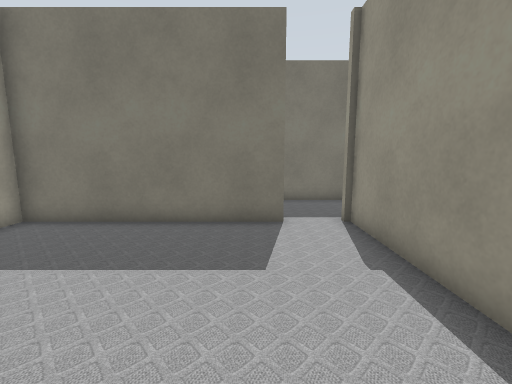
view 1 (above)

19 first-person views from a walk through a world built for the Gazebo simulator. The camera is 0.94 m above the floor, tilts 8° down and sees 90° across. The lines on the ground mark 1 m squares. The floor is counted in squares, 0.5 m on a side. Each view is taken from the middle of a square. On the plan, view 1 faces up. The plan holds only what a view shows up to about 15 squares ahead; the rest is blank. The place goes on beyond the plan. Some stock models are drawn as simple stand-ins.

view 2
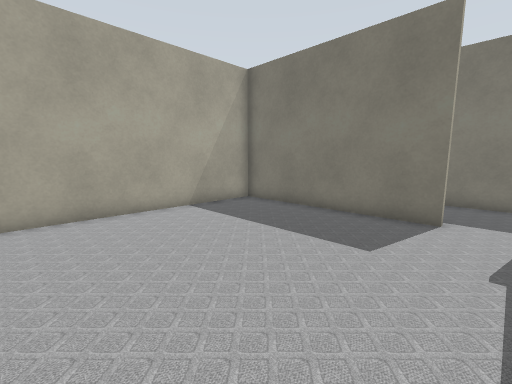

view 3
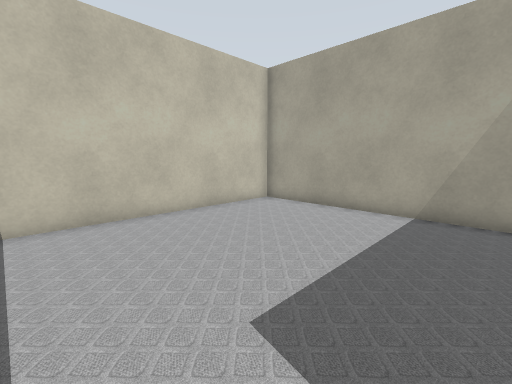

view 4
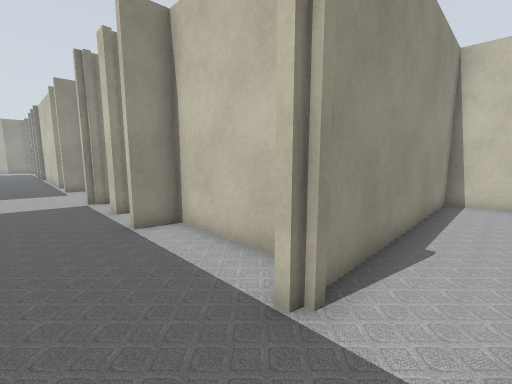

view 5
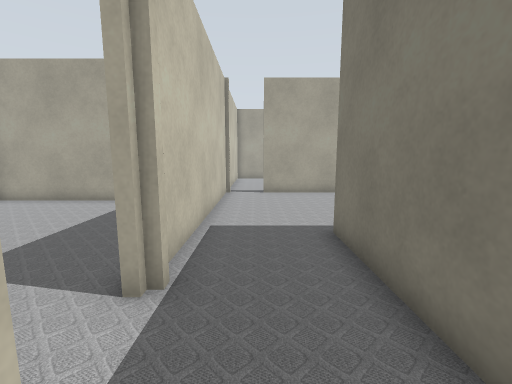

view 6
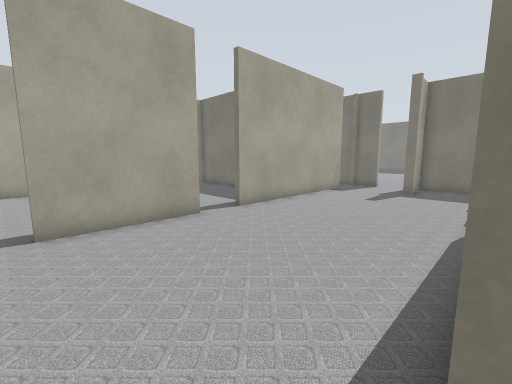

view 7
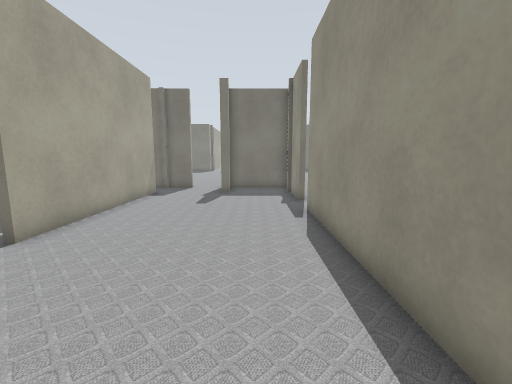

view 8
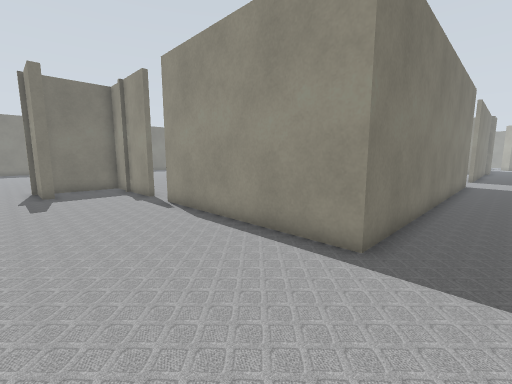

view 9
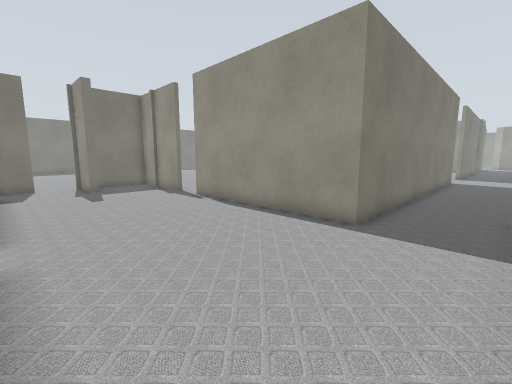

view 10
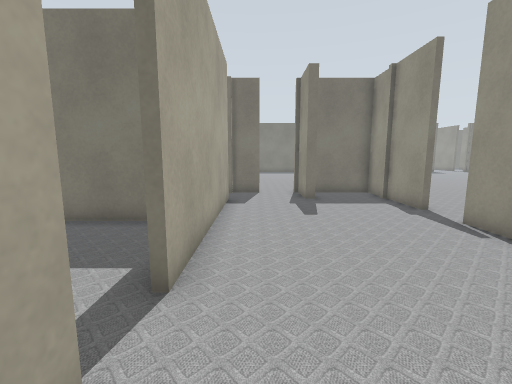

view 11
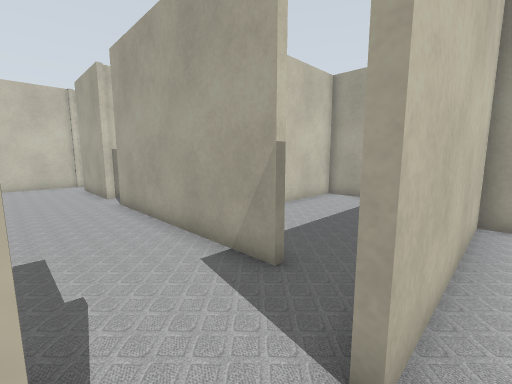

view 12
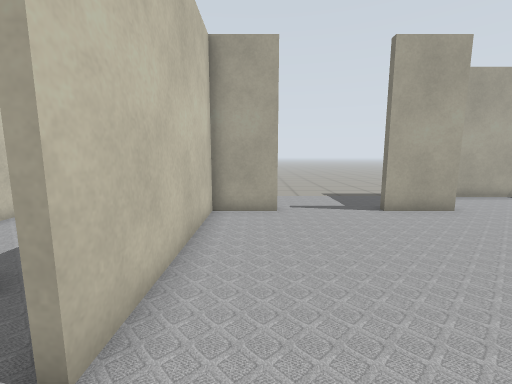

view 13
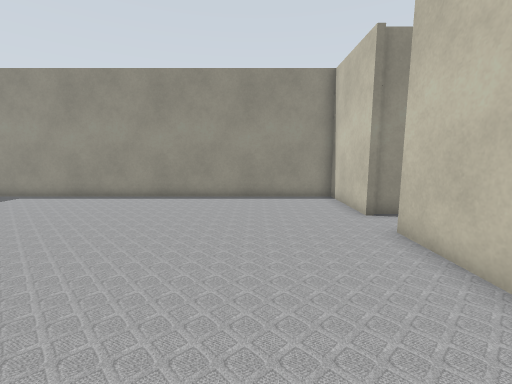

view 14
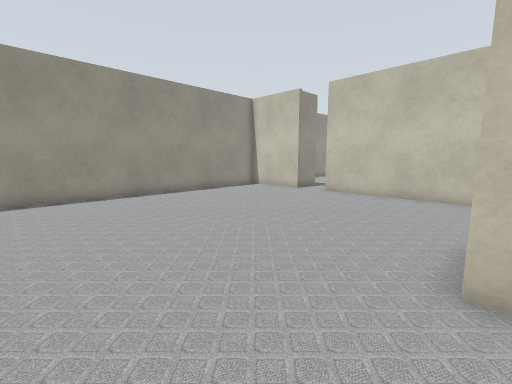

view 15
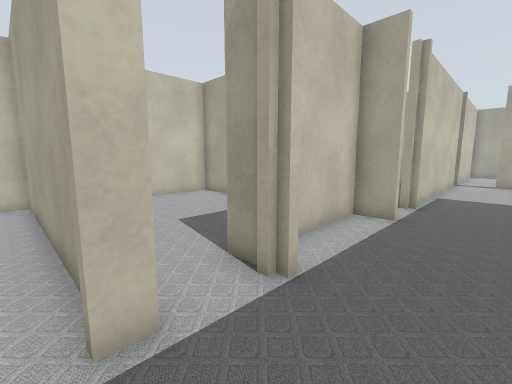

view 16
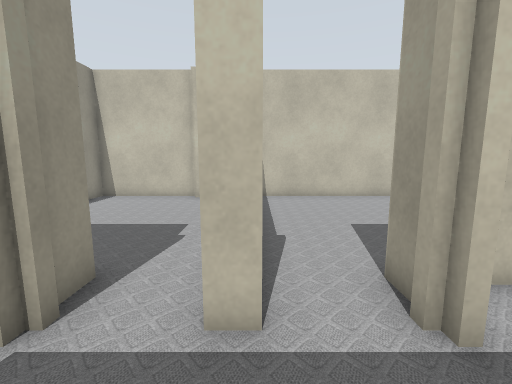

view 17
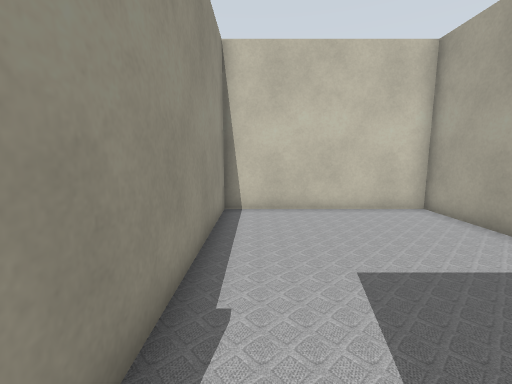

view 18
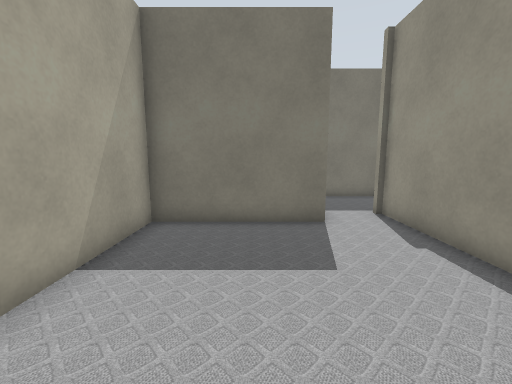

view 19
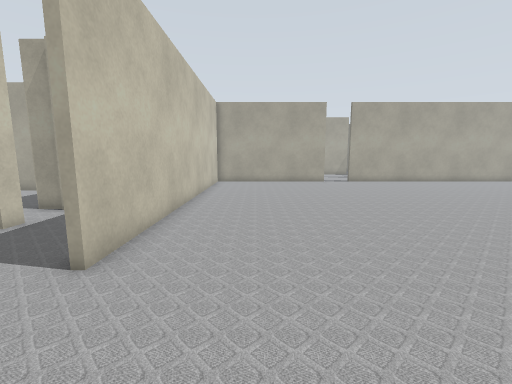

### Floor plan
Ten units are one square. View 1 is at (0, 0); x grows to the right and y downward. Boxes are objects, and circles mark ways between rooms. Rooms are numbered by the first view taken in them; rooms with no view inside come last. Other rooms are left out.
<svg viewBox="-157 -390 335 416">
<path fill="none" stroke="#000" d="M9 -72 -67 -72 -67 20 29 20M27 21 27 -72M-92 -136 -92 -94M-22 -208 -22 -234M30 -78 30 -65 77 -65 77 -78M-92 -75 9 -75M-52 -233 -58 -233M-92 -224 -92 -152M-21 -252 -55 -252 -55 -242M80 -71 80 -62M99 -75 106 -75M101 -55 101 -72M128 -109 -22 -109 -22 -191M-152 -339 -147 -339 -147 -314 -151 -314M-147 -278 -147 -255 -78 -255M-58 -245 -58 -255 -21 -255M-22 -239 -22 -385M80 -62 30 -62 30 21M29 20 111 20M101 21 101 -55M16 -112 130 -112M173 -68 173 -78M-92 -234 -92 -224M-58 -233 -58 -245"/>
<circle cx="15" cy="-70" r="3" fill="#2a7"/>
<circle cx="90" cy="-65" r="3" fill="#2a7"/>
<circle cx="-20" cy="-200" r="3" fill="#2a7"/>
<circle cx="127" cy="-90" r="3" fill="#2a7"/>
<circle cx="-75" cy="-230" r="3" fill="#2a7"/>
<circle cx="-70" cy="-250" r="3" fill="#2a7"/>
<text x="-20" y="-30">1</text>
<text x="-30" y="-130">2</text>
<text x="-90" y="-320">3</text>
<text x="60" y="-20">4</text>
<text x="100" y="-240">5</text>
<text x="-80" y="-240">6</text>
</svg>
Room 1 opens to room 2. Room 2 opens to room 4. Room 2 opens to room 5. Room 2 opens to room 6. Room 3 opens to room 6.

Where each view was taken, in squares from view 1:
view 1: 0 up, 0 right, facing up
view 2: 1 down, 2 right, facing up-left
view 3: 6 up, 2 right, facing down-left
view 4: 10 up, 1 right, facing down-right
view 5: 9 up, 4 right, facing left
view 6: 9 up, 2 left, facing up-left
view 7: 10 up, 4 left, facing up
view 8: 9 up, 7 left, facing up-right
view 9: 8 up, 9 left, facing up-right
view 10: 12 up, 8 left, facing up
view 11: 26 up, 6 left, facing down-left
view 12: 27 up, 6 left, facing left
view 13: 29 up, 14 left, facing right
view 14: 38 up, 15 left, facing down-right
view 15: 10 up, 11 right, facing down-left
view 16: 10 up, 10 right, facing down
view 17: 7 up, 9 right, facing down
view 18: 1 down, 6 right, facing up
view 19: 14 up, 17 right, facing left
